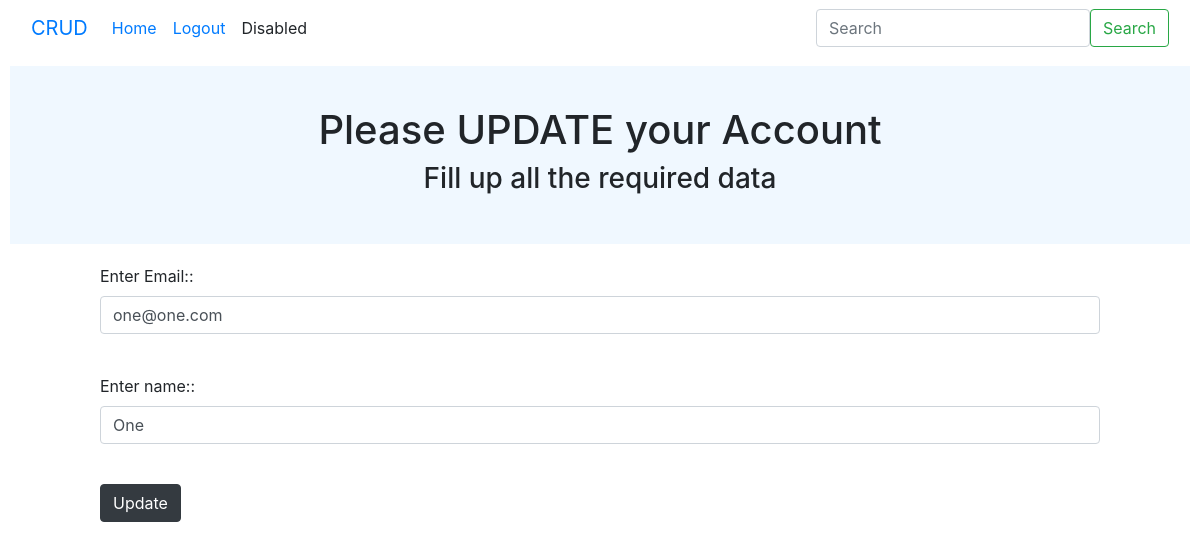
/1/update (signed in), run on an earlier commit of the app's database.
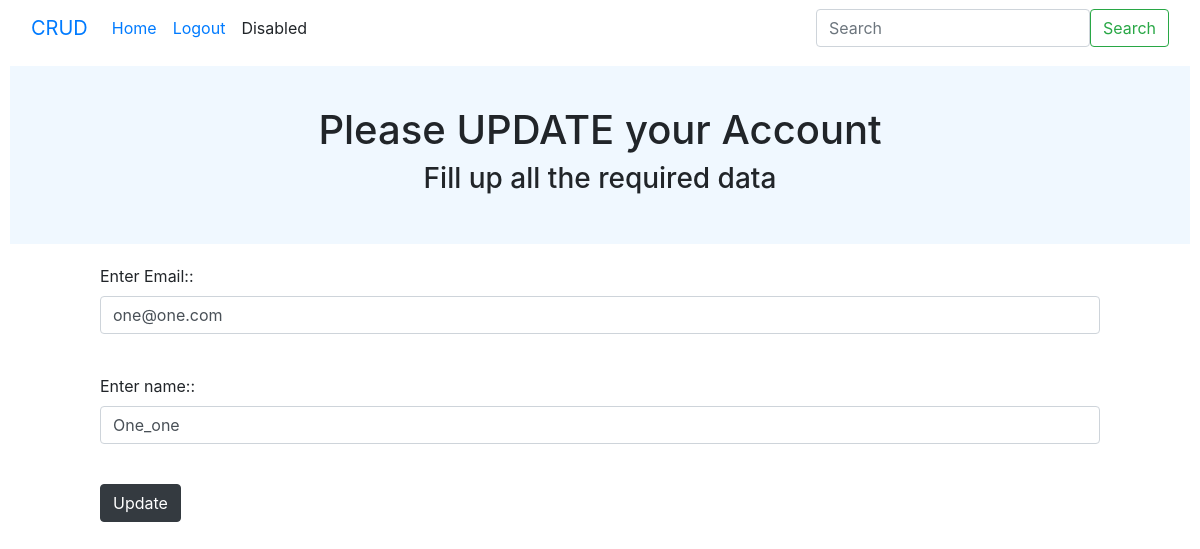
And on a later commit of the database.
### website/models.py (models this page shows, shortened)
class User(db.Model, UserMixin):
    id = db.Column(db.Integer, primary_key=True)
    name = db.Column(db.String(150), nullable = False)
    email = db.Column(db.String(150), unique=True, nullable = False)
    password = db.Column(db.String(150), nullable = False)

### website/views.py (the view)
@views.route('/<int:user_id>/update', methods = ['GET', 'POST'])
@login_required
def update_information(user_id):
    user_info = User.query.get_or_404(user_id)
    if user_info.id != current_user.id:
        abort(403)
    form = UpdateUserInfo()
    if form.validate_on_submit():
        user_info.name = form.name.data
        user_info.email = form.email.data
        db.session.commit()
        flash('User information has been updated')
        return redirect(url_for('views.view_information', user_id = user_info.id))
    elif request.method == 'GET':
        form.name.data = user_info.name
        form.email.data = user_info.email
        cur_user= current_user
    return render_template('update_info.html', form=form, cur_user= cur_user)

### website/forms.py
class UpdateUserInfo(FlaskForm):
    name = StringField('Enter name:', validators = [DataRequired()])
    email = StringField('Enter Email:', validators= [DataRequired(), Email()])
    submit = SubmitField('Update')

### website/__init__.py (called while the page is built)
def create_app():
    app= Flask(__name__)
    app.config['SECRET_KEY'] = 'ASDASD'
    app.config['SQLALCHEMY_DATABASE_URI'] = f'sqlite:///{DB_NAME}'
    db.init_app(app)
    from .views import views
    from .auth import auth
    app.register_blueprint(views, url_prefix= '/')
    app.register_blueprint(auth, url_prefix= '/')
    login_manager = LoginManager()
    login_manager.login_view = 'auth.login'
    login_manager.init_app(app)
    @login_manager.user_loader
    def load_user(id):
        return User.query.get(int(id))
    from .models import User
    create_database(app)
    return app

### website/templates/update_info.html (shortened to what this page needs)
{% extends "base.html" %}
{% block content %}
    <div style="background-color: aliceblue; margin-top: 10px; margin-left: 10px; margin-right: 10px; padding-top: 40px; padding-bottom: 40px; text-align: center;">
        <h1>Please UPDATE your Account</h1>
        <h3>Fill up all the required data</h3>
    </div>
    <div>
        <form method="POST">
            <div style="padding: 20px 100px 50px 100px;">
            <div class="form-group">
            {{form.email.label(class="form-label")}}:{{form.email(class="form-control")}} <br>
            </div>
            <div class="form-group">
            {{form.name.label(class="form-label")}}:{{form.name(class="form-control")}} <br>
            </div>
            <div class="form-group">
            {{ form.submit(class="btn btn-dark") }}
            </div>
        </div>
        </form>
    </div>
{% endblock %}

What changed in the data, as far as the page shows it:
changed User "one@one.com": name "One" → "One_one"
